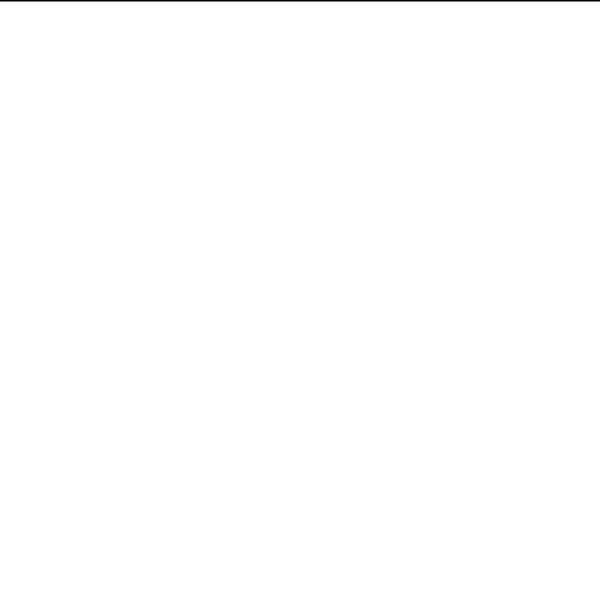
Frame 1 (no input)
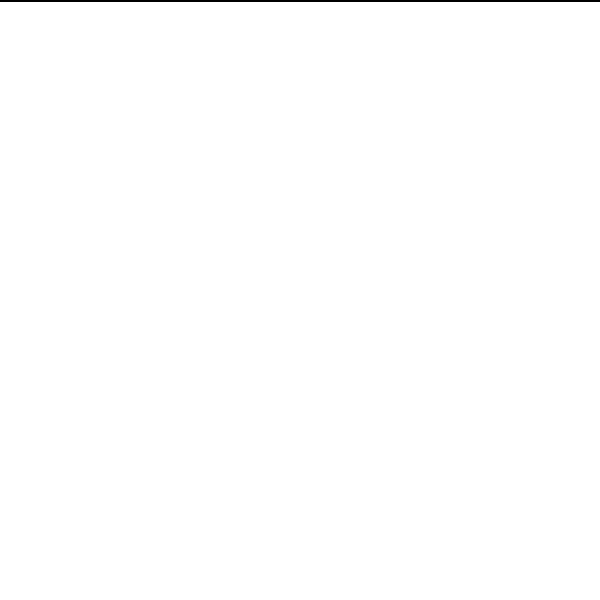
Frame 60 (no input)
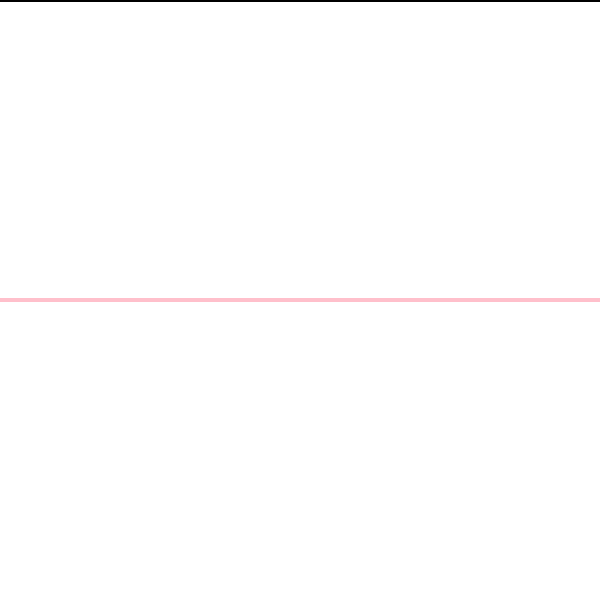
Frame 120 (the mouse pressed at the canvas centre since frame 60)

The p5.js sketch that drew these frames (run headless with seeded random() and noise() and a simulated clock; from frame 60 on, the mouse is pressed at the canvas centre):

// p5.js sketch
// ── sketch.js
let canvasXmax=600;
let canvasYmax=600;
//voglio lo sfondo  grigio

function setup() {
  createCanvas(canvasXmax,canvasYmax );
  
}

function draw() {
  //background (220); se l'avessimo messo ricreava il background ogni volta
  textSize(15);
  let string_toprint="Mouse x="+mouseX+", y="+mouseY+";";
  // text(string_toprint, 20, 20);
  strokeWeight(3);
  line(0,mouseX,canvasXmax,mouseY);
  //feedback tasto mouse sx
  //disegnare la linea gialla se schiacciamo il mouse
  // p5 ha la qulità di avere la funzione true--> se il mouse è premuto, altrimenti false.
  if (mouseIsPressed == true){
    if (mouseButton == RIGHT){
      background(220);
    }
      stroke("pink");
  }else{
    stroke("black");
    //altrimenti se non è premuto il mouse, coloriamo di nero
  }
  


}
